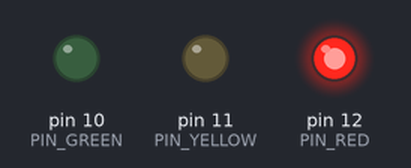
This sketch was run on a simulated Arduino Uno, built with avr-gcc and run on an emulated ATmega328P. On the bench: output pins drawn as LEDs (lit = HIGH).

Above: at 3.5 s.
At 8.0 s:
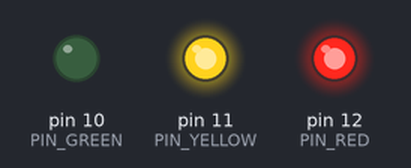
At 12.5 s:
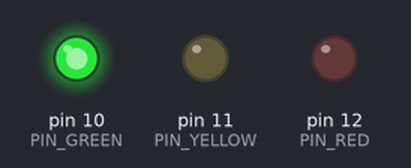
At 17.0 s:
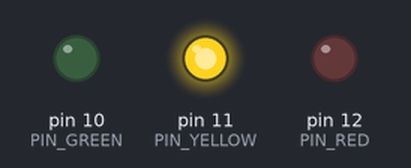
Timing chart, 0 to 23.4 s (numbered marks = the images above):
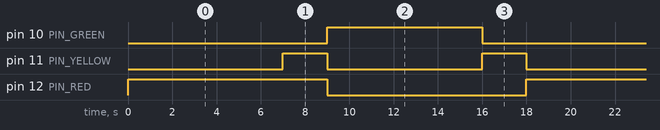

The sketch:

1-4_TrafficLight.ino
```cpp
// (licence header left out)
#define PIN_RED 12
#define PIN_YELLOW 11
#define PIN_GREEN 10
#define TIME_LONG_MS 7000       // Time for green and red lights
#define TIME_SWITCH_MS 2000     // Time when switching between greem and red

void setup() {
  pinMode(PIN_RED, OUTPUT);
  pinMode(PIN_YELLOW, OUTPUT);
  pinMode(PIN_GREEN, OUTPUT);
}

void loop() {
  setLights(HIGH, LOW, LOW, TIME_LONG_MS);      // Red
  setLights(HIGH, HIGH, LOW, TIME_SWITCH_MS);   // Red & yellow
  setLights(LOW, LOW, HIGH, TIME_LONG_MS);      // Green
  setLights(LOW, HIGH, LOW, TIME_SWITCH_MS);    // Yellow
}

void setLights(int stateRed, int stateYellow, int stateGreen, int timeMs) {
  digitalWrite(PIN_RED, stateRed);
  digitalWrite(PIN_YELLOW, stateYellow);
  digitalWrite(PIN_GREEN, stateGreen);
  delay(timeMs);
}
```

Measured:
- by itself, pin 10 (PIN_GREEN): alternates HIGH for 7.0 s and LOW for 11.0 s
- by itself, pin 11 (PIN_YELLOW): alternates HIGH for 2.0 s and LOW for 7.0 s
- by itself, pin 12 (PIN_RED): alternates HIGH for 9.0 s and LOW for 9.0 s
